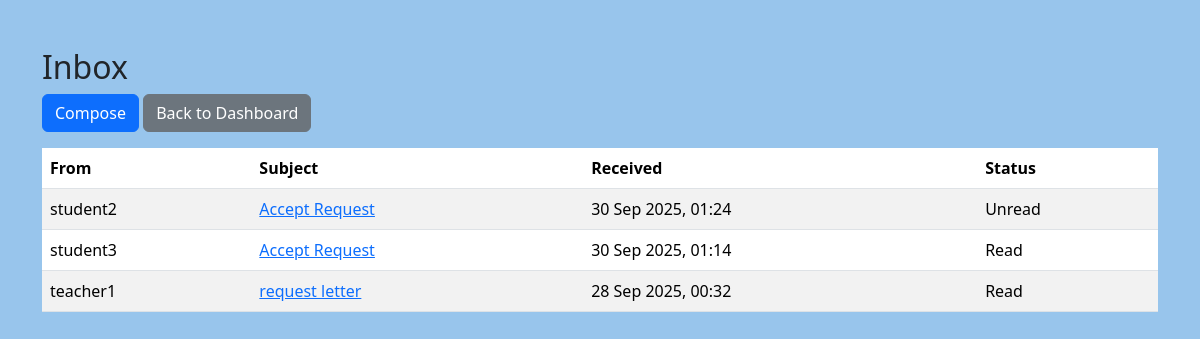
Page /messages/inbox.php (signed in) on the committed database.
### tables this page shows
CREATE TABLE `messages` (
  `message_id` int(11) NOT NULL,
  `sender_id` int(11) NOT NULL,
  `receiver_id` int(11) NOT NULL,
  `subject` varchar(255) NOT NULL,
  `body` text NOT NULL,
  `sent_at` datetime DEFAULT current_timestamp(),
  `is_read` tinyint(1) DEFAULT 0
);

CREATE TABLE `users` (
  `user_id` int(11) NOT NULL,
  `username` varchar(50) DEFAULT NULL,
  `password` varchar(255) DEFAULT NULL,
  `role` enum('admin','teacher','student','parent') NOT NULL
);

### messages/inbox.php (the view, shortened to what this page needs)
<?php
include("../config.php");
$user_id = $_SESSION['user_id'];
$sql = "SELECT m.*, u.username AS sender_name
        FROM messages m
        JOIN users u ON m.sender_id = u.user_id
        WHERE receiver_id = '$user_id'
        ORDER BY sent_at DESC";
$result = $conn->query($sql);
?>
<!DOCTYPE html>
<html>
<head>
    <link rel="stylesheet" href="https://cdn.jsdelivr.net/npm/bootstrap@5.3.3/dist/css/bootstrap.min.css">
</head>
<body class="container py-5">
    <h2>Inbox</h2>
    <a href="send.php" class="btn btn-primary mb-3">Compose</a>
    <a href="../dashboard.php" class="btn btn-secondary mb-3">Back to Dashboard</a>
    <table class="table table-striped">
        <thead>
            <tr>
                <th>From</th>
                <th>Subject</th>
                <th>Received</th>
                <th>Status</th>
            </tr>
        </thead>
        <tbody>
            <?php while ($row = $result->fetch_assoc()) { ?>
                <tr>
                    <td><?= htmlspecialchars($row['sender_name']) ?></td>
                    <td><a href="view.php?id=<?= $row['message_id'] ?>"><?= htmlspecialchars($row['subject']) ?></a></td>
                    <td><?= date("d M Y, H:i", strtotime($row['sent_at'])) ?></td>
                    <td><?= $row['is_read'] ? "Read" : "Unread" ?></td>
                </tr>
            <?php } ?>
        </tbody>
    </table>
</body>
</html>

### messages/inbox.php (style rules this page uses)
body { background-color: #98c5ecff !important; }

### rows in the picture
messages: sender.username "student2", subject "Accept Request", sent_at "30 Sep 2025, 01:24", is_read "Unread"
messages: sender.username "student3", subject "Accept Request", sent_at "30 Sep 2025, 01:14", is_read "Read"
messages: sender.username "teacher1", subject "request letter", sent_at "28 Sep 2025, 00:32", is_read "Read"
